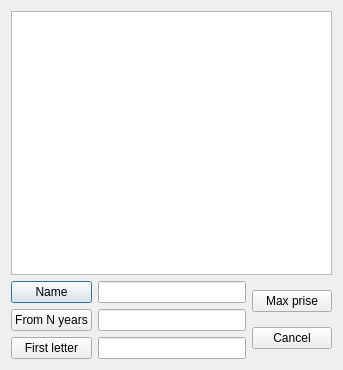
<?xml version="1.0" encoding="UTF-8"?>
<ui version="4.0">
 <class>Search</class>
 <widget class="QDialog" name="Search">
  <property name="geometry">
   <rect>
    <x>0</x>
    <y>0</y>
    <width>343</width>
    <height>370</height>
   </rect>
  </property>
  <property name="windowTitle">
   <string>Dialog</string>
  </property>
  <layout class="QVBoxLayout" name="verticalLayout_5">
   <item>
    <layout class="QVBoxLayout" name="verticalLayout_4">
     <item>
      <widget class="QTableWidget" name="tableWidget"/>
     </item>
     <item>
      <layout class="QHBoxLayout" name="horizontalLayout">
       <item>
        <layout class="QVBoxLayout" name="verticalLayout">
         <item>
          <widget class="QPushButton" name="name">
           <property name="text">
            <string>Name</string>
           </property>
          </widget>
         </item>
         <item>
          <widget class="QPushButton" name="years">
           <property name="text">
            <string>From N years</string>
           </property>
          </widget>
         </item>
         <item>
          <widget class="QPushButton" name="letter">
           <property name="text">
            <string>First letter</string>
           </property>
          </widget>
         </item>
        </layout>
       </item>
       <item>
        <layout class="QVBoxLayout" name="verticalLayout_2">
         <item>
          <widget class="QLineEdit" name="lineName"/>
         </item>
         <item>
          <widget class="QLineEdit" name="lineYears"/>
         </item>
         <item>
          <widget class="QLineEdit" name="lineLetter"/>
         </item>
        </layout>
       </item>
       <item>
        <layout class="QVBoxLayout" name="verticalLayout_3">
         <item>
          <widget class="QPushButton" name="max_price">
           <property name="text">
            <string>Max prise</string>
           </property>
          </widget>
         </item>
         <item>
          <widget class="QPushButton" name="cancel">
           <property name="text">
            <string>Cancel</string>
           </property>
          </widget>
         </item>
        </layout>
       </item>
      </layout>
     </item>
    </layout>
   </item>
  </layout>
 </widget>
 <resources/>
 <connections/>
</ui>
